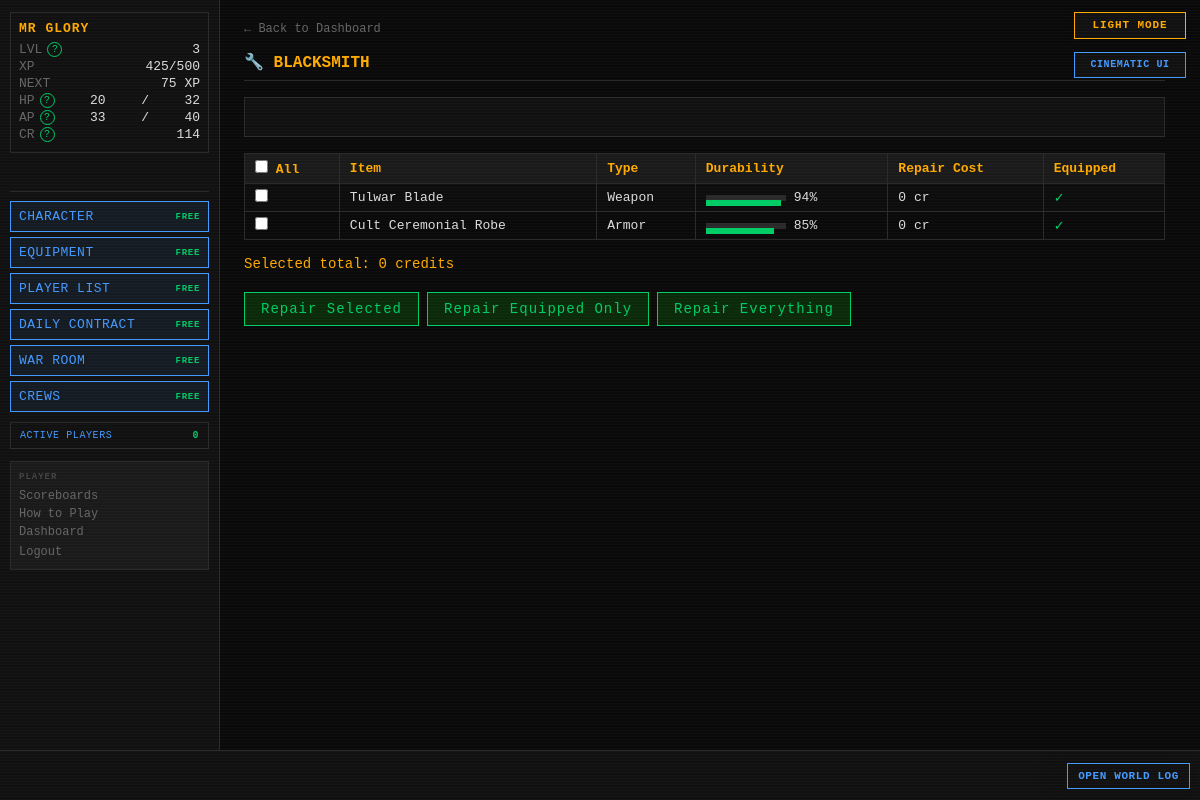
Page /blacksmith (signed in) on the committed database.
### tables this page shows
CREATE TABLE players (
    id                  INTEGER PRIMARY KEY AUTOINCREMENT,
    username            TEXT    UNIQUE NOT NULL,
    password_hash       TEXT    NOT NULL,
    email               TEXT    UNIQUE NOT NULL,
    character_name      TEXT    NOT NULL,
    sex                 TEXT    NOT NULL,
    class_id            INTEGER REFERENCES classes(id),
    str_stat            INTEGER NOT NULL DEFAULT 1,
    end_stat            INTEGER NOT NULL DEFAULT 1,
    agi_stat            INTEGER NOT NULL DEFAULT 1,
    lck_stat            INTEGER NOT NULL DEFAULT 1,
    per_stat            INTEGER NOT NULL DEFAULT 1,
    level               INTEGER NOT NULL DEFAULT 1,
    xp                  INTEGER NOT NULL DEFAULT 0,
    current_hp          INTEGER NOT NULL,
    current_ap          INTEGER NOT NULL,
    credits             INTEGER NOT NULL DEFAULT 25,
    equipped_weapon_id  INTEGER REFERENCES inventory_items(id),
    equipped_armor_id   INTEGER REFERENCES inventory_items(id),
    equipped_special_id INTEGER REFERENCES inventory_items(id),
    in_combat           INTEGER NOT NULL DEFAULT 0,
    pending_levelup     INTEGER NOT NULL DEFAULT 0,
    pending_perk        INTEGER NOT NULL DEFAULT 0,
    combat_preference   TEXT    NOT NULL DEFAULT "Balanced",
    is_banned           INTEGER NOT NULL DEFAULT 0,
    retired_at          TEXT,
    last_login_at       TEXT,
    created_at          TEXT    NOT NULL DEFAULT (datetime('now'))
);

CREATE TABLE weapons (
    id              INTEGER PRIMARY KEY AUTOINCREMENT,
    name            TEXT    UNIQUE NOT NULL,
    is_active       INTEGER NOT NULL DEFAULT 1,
    level           INTEGER NOT NULL,
    weapon_type     TEXT    NOT NULL,
    damage_die      TEXT    NOT NULL,
    damage_type     TEXT    NOT NULL,
    str_bonus       INTEGER NOT NULL DEFAULT 0,
    end_bonus       INTEGER NOT NULL DEFAULT 0,
    agi_bonus       INTEGER NOT NULL DEFAULT 0,
    lck_bonus       INTEGER NOT NULL DEFAULT 0,
    per_bonus       INTEGER NOT NULL DEFAULT 0,
    associated_to   TEXT,
    credit_cost     INTEGER NOT NULL,
    drop_chance     REAL    NOT NULL,
    starting_durability INTEGER NOT NULL DEFAULT 100,
    imported_at     TEXT    NOT NULL DEFAULT (datetime('now'))
, description TEXT NOT NULL DEFAULT '');

CREATE TABLE inventory_items (
    id                 INTEGER PRIMARY KEY AUTOINCREMENT,
    player_id          INTEGER NOT NULL REFERENCES players(id),
    item_type          TEXT    NOT NULL,
    item_id            INTEGER NOT NULL,
    current_durability INTEGER NOT NULL DEFAULT 100,
    acquired_at        TEXT    NOT NULL DEFAULT (datetime('now')),
    acquired_method    TEXT    NOT NULL
);

CREATE TABLE armor (
    id              INTEGER PRIMARY KEY AUTOINCREMENT,
    name            TEXT    UNIQUE NOT NULL,
    is_active       INTEGER NOT NULL DEFAULT 1,
    level           INTEGER NOT NULL,
    ac_bonus        INTEGER NOT NULL DEFAULT 0,
    res_blade       INTEGER NOT NULL DEFAULT 0,
    res_blunt       INTEGER NOT NULL DEFAULT 0,
    res_ballistic   INTEGER NOT NULL DEFAULT 0,
    res_energy      INTEGER NOT NULL DEFAULT 0,
    res_arcane      INTEGER NOT NULL DEFAULT 0,
    res_explosive   INTEGER NOT NULL DEFAULT 0,
    res_venom       INTEGER NOT NULL DEFAULT 0,
    str_bonus       INTEGER NOT NULL DEFAULT 0,
    end_bonus       INTEGER NOT NULL DEFAULT 0,
    agi_bonus       INTEGER NOT NULL DEFAULT 0,
    lck_bonus       INTEGER NOT NULL DEFAULT 0,
    per_bonus       INTEGER NOT NULL DEFAULT 0,
    associated_to   TEXT,
    credit_cost     INTEGER NOT NULL,
    drop_chance     REAL    NOT NULL,
    starting_durability INTEGER NOT NULL DEFAULT 100,
    imported_at     TEXT    NOT NULL DEFAULT (datetime('now'))
, description TEXT NOT NULL DEFAULT '');

### routes/blacksmith.py (the view)
@bp.route("/blacksmith")
def index():
    player   = g.player
    settings = get_all_settings()
    if player["credits"] == 0:
        return render_template("blacksmith/blacksmith.html",
                               items=[], blocked=True,
                               blocked_reason="You have no credits.",
                               feedback=request.args.get("feedback"),
                               error=request.args.get("error"))
    items = _get_repairable_items(player, settings)
    all_full = all(i["current_durability"] >= 100 for i in items)
    if all_full:
        return render_template("blacksmith/blacksmith.html",
                               items=[], blocked=True,
                               blocked_reason="All your items are at full durability.",
                               feedback=request.args.get("feedback"),
                               error=request.args.get("error"))
    return render_template("blacksmith/blacksmith.html",
                           items=items,
                           blocked=False,
                           feedback=request.args.get("feedback"),
                           error=request.args.get("error"))

### app.py (called while the page is built)
def _context_processor() -> dict:
    settings = get_all_settings()
    player = g.get("player")
    if not player:
        return {"settings": settings}
    active_count = execute_one(
        """SELECT COUNT(DISTINCT q.player_id) AS cnt FROM action_queue q
           JOIN players p ON p.id=q.player_id
           WHERE datetime(q.created_at)>=datetime('now','-5 minutes') AND p.is_banned=0"""
    )["cnt"]
    return {"player": player, "settings": settings,
            "active_player_count": active_count}

def _check_auth():
    if request.endpoint in _AUTH_EXEMPT:
        return None
    if not session.get("player_id"):
        return redirect(url_for("auth.login"))
    return None

def _load_player():
    player_id = session.get("player_id")
    if not player_id:
        return None
    reconcile_combat_state(player_id)
    player = get_player(player_id)
    if player is None:
        session.clear()
        return redirect(url_for("auth.login"))
    g.player = player
    return None

def _check_levelup():
    if request.endpoint in _LEVELUP_EXEMPT:
        return None
    player = g.get("player")
    if player and player.get("pending_levelup") and not player.get("in_combat"):
        return redirect(url_for("auth.levelup"))
    if player and not player.get("in_combat"):
        threshold = cfg.XP_CURVE.get(player["level"] + 1)
        if threshold is not None and player["xp"] >= threshold:
            from combat.engine import check_level_up
            if check_level_up(player["id"], player["xp"], player["level"]):
                g.player = get_player(player["id"])
                return redirect(url_for("auth.levelup"))
    return None

def _set_blackout_flag():
    settings = get_all_settings()
    blackout_mins = settings.get("MIDNIGHT_BLACKOUT_MINUTES", cfg.MIDNIGHT_BLACKOUT_MINUTES)
    now = datetime.now(timezone.utc)
    minutes_to_midnight = (24 * 60) - (now.hour * 60 + now.minute)
    g.blackout = (minutes_to_midnight <= blackout_mins)

### database.py (called while the page is built)
def get_db() -> sqlite3.Connection:
    if 'db' not in g:
        g.db = sqlite3.connect(
            cfg.DB_PATH,
            detect_types=sqlite3.PARSE_DECLTYPES,
            timeout=10,
        )
        g.db.row_factory = dict_factory
        g.db.execute("PRAGMA foreign_keys = ON")
        g.db.execute("PRAGMA journal_mode = WAL")
    return g.db

def dict_factory(cursor: sqlite3.Cursor, row: tuple) -> dict:
    return {col[0]: val for col, val in zip(cursor.description, row)}

### templates/blacksmith/blacksmith.html (shortened to what this page needs)
{% extends "base.html" %}
{% block content %}
<div id="page-content">
    <a href="{{ url_for('dashboard.index') }}" class="back-link">← Back to Dashboard</a>
    <h2 class="page-title">🔧 BLACKSMITH</h2>
    <div id="terminal-output">
    </div>
    {% if blocked %}
    <p style="color:var(--grey)">{{ blocked_reason }}</p>
    {% else %}
    <form method="POST" action="{{ url_for('blacksmith.repair') }}">
        <table>
            <tr>
                <th><input type="checkbox" id="select-all"> All</th>
                <th>Item</th><th>Type</th><th>Durability</th>
                <th>Repair Cost</th><th>Equipped</th>
            </tr>
            {% for item in items %}
            <tr>
                <td>
                    <input type="checkbox" name="inv_ids" value="{{ item.inv_id }}"
                           class="item-checkbox" data-cost="{{ item.repair_cost }}">
                </td>
                <td>{{ item.name }}</td>
                <td>{{ item.item_type|title }}</td>
                <td>
                    <div style="display:flex;align-items:center;gap:8px;">
                        <div style="width:80px;height:6px;background:var(--border);position:relative;">
                            <div class="dur-bar {% if item.current_durability < 25 %}low{% elif item.current_durability < 60 %}medium{% endif %}"
                                 style="width:{{ item.current_durability }}%"></div>
                        </div>
                        {{ item.current_durability }}%
                    </div>
                </td>
                <td>{{ item.repair_cost }} cr</td>
                <td>{% if item.is_equipped %}<span class="term-good">✓</span>{% endif %}</td>
            </tr>
            {% endfor %}
        </table>
        <div style="margin:12px 0;color:var(--amber);">
            Selected total: <span id="total-cost">0</span> credits
        </div>
        <div style="display:flex;gap:8px;flex-wrap:wrap;">
            <button type="submit" name="mode" value="selected" class="auth-btn" style="width:auto;padding:8px 16px;">
                Repair Selected
            </button>
            <button type="submit" name="mode" value="equipped" class="auth-btn" style="width:auto;padding:8px 16px;">
                Repair Equipped Only
            </button>
            <button type="submit" name="mode" value="all" class="auth-btn" style="width:auto;padding:8px 16px;">
                Repair Everything
            </button>
        </div>
    </form>
    {% endif %}
</div>
{% endblock %}

### templates/base.html (shortened to what this page needs)
<!DOCTYPE html>
<html lang="en">
<head>
<link rel="stylesheet" href="{{ url_for('static', filename='style.css') }}">
</head>
<body class="{{ 'authenticated' if player else 'auth-page' }} {% block body_class %}{% endblock %}">
{% if settings.get('ALLOW_PLAYER_COLOR_OVERRIDE', true) %}<button id="theme-toggle" type="button" aria-label="Switch color theme" aria-pressed="false">
</button>{% endif %}
{% if settings.get('ALLOW_PLAYER_INTERFACE_OVERRIDE', true) %}
<button id="interface-toggle" type="button" aria-label="Switch interface style" aria-pressed="false">
</button>
{% endif %}
{% if player %}
<div id="left-col">
    <div id="status-block">
        <div class="status-name">{{ player.character_name }}</div>
        <div class="status-line">
            <span class="label">LVL</span>
            <span id="status-level">{{ player.level }}</span>
        </div>
        <div class="status-line">
            <span class="label">XP</span>
            <span><span id="status-xp">{{ player.xp }}</span><span id="status-xp-threshold">{% if player.get('next_level_xp') is not none %}/{{ player.get('next_level_xp') }}{% endif %}</span></span>
        </div>
        <div class="status-line" title="Experience still needed to reach level {{ player.level + 1 }}">
            <span class="label">NEXT</span>
            <span id="status-xp-next">{% if player.get('xp_to_next_level') is none %}MAX{% elif player.get('xp_to_next_level') <= 0 %}LEVEL UP{% else %}{{ player.get('xp_to_next_level') }} XP{% endif %}</span>
        </div>
        <div class="status-line">
            <span class="label">HP</span>
            <span id="status-hp">{{ player.current_hp }}</span>/<span id="status-maxhp">{{ player.max_hp }}</span>
        </div>
        <div class="status-line">
            <span class="label">AP</span>
            <span id="status-ap">{{ player.current_ap }}</span>/<span id="status-maxap">{{ player.max_ap }}</span>
        </div>
        <div class="status-line">
            <span class="label">CR</span>
            <span id="status-credits">{{ player.credits }}</span>
        </div>
    </div>
    <div class="free-action-buttons" aria-label="Free character actions">
        <a class="action-btn free-action-btn" href="{{ url_for('character.index') }}">
            CHARACTER <span class="free-cost">FREE</span>
        </a>
        <a class="action-btn free-action-btn" href="{{ url_for('character.equipment') }}">
            EQUIPMENT <span class="free-cost">FREE</span>
        </a>
        <a class="action-btn free-action-btn" href="{{ url_for('community.players') }}">PLAYER LIST <span class="free-cost">FREE</span></a>
        <a class="action-btn free-action-btn" href="{{ url_for('community.contracts') }}">DAILY CONTRACT <span class="free-cost">FREE</span></a>
        <a class="action-btn free-action-btn" href="{{ url_for('community.war_room') }}">WAR ROOM <span class="free-cost">FREE</span></a>
        <a class="action-btn free-action-btn" href="{{ url_for('crews.index') }}">CREWS <span class="free-cost">FREE</span></a>
    </div>
    <button id="active-players-toggle" class="active-players-toggle" type="button"
            data-url="{{ url_for('feeds.active_players') }}" aria-haspopup="dialog">
        ACTIVE PLAYERS <span id="active-player-count">{{ active_player_count }}</span>
    </button>
    <nav id="left-nav">
        <span class="nav-heading">PLAYER</span>
        <a href="{{ url_for('scoreboards.index') }}">Scoreboards</a>
        <a href="{{ url_for('feeds.game_help') }}">How to Play</a>
        <a href="{{ url_for('dashboard.index') }}">Dashboard</a>
        <form action="{{ url_for('auth.logout') }}" method="POST" style="margin:0">
            <button type="submit" class="nav-link-btn">Logout</button>
        </form>
    </nav>
</div>
{% endif %}
<div id="main">
    {% block content %}{% endblock %}
</div>
{% if player %}
<div id="ticker-wrap">
    <a id="ticker-log-link" href="{{ url_for('feeds.global_log') }}" title="Open the complete World Log">OPEN WORLD LOG</a>
    <div id="ticker">
    </div>
</div>
{% endif %}
</body>
</html>

### rows in the picture
players: character_name "MR GLORY", level "3", xp "425", current_hp "20", current_ap "33", credits "114"
weapons: name "Tulwar Blade"
inventory_items: item_type "Weapon"
armor: name "Cult Ceremonial Robe"
inventory_items: item_type "Armor"

### other values in the picture
{{ player.get('next_level_xp') }} "500"
{{ player.get('xp_to_next_level') }} "75"
{{ player.max_hp }} "32"
{{ player.max_ap }} "40"
{{ active_player_count }} "0"
{{ item.current_durability }} "94" "85"
{{ item.repair_cost }} "0" "0"
